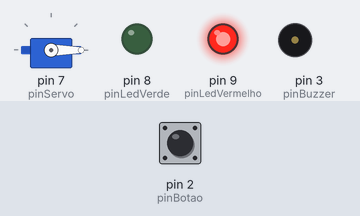
Recording of a sketch running on a simulated Arduino Uno, built with avr-gcc and run on an emulated ATmega328P. Parts: servo, output pins drawn as LEDs (lit = HIGH), buzzer (waves = sounding). Inputs (shaded band) come from the test bench; at power-on: pin 2 (pinBotao) LOW.

Above: at 1.2 s.
1.3 s: pin 2 (pinBotao) pulled HIGH for 0.15 s
At 2.1 s:
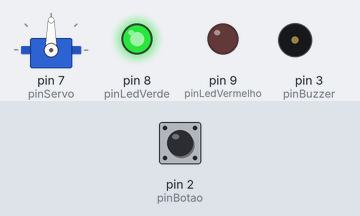
3.9 s: pin 2 (pinBotao) pulled HIGH for 3.2 s
At 5.05 s:
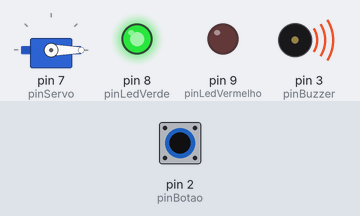
At 7.7 s:
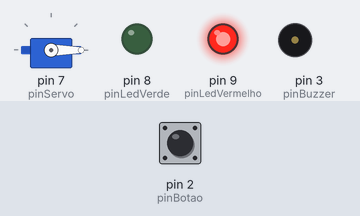
Timing chart, 0 to 9.2 s (numbered marks = the images above; inputs shaded):
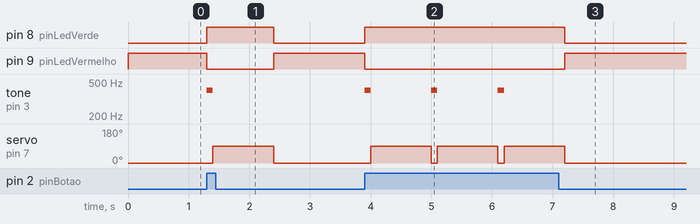

The sketch:

2024_1_b2_gate_system1.ino
```cpp
#include <Servo.h>

// Pinos dos componentes
const int pinLedVermelho = 9;
const int pinLedVerde = 8;
const int pinBotao = 2;
const int pinServo = 7;
const int pinBuzzer = 3;

Servo servoCancela;

void setup() {
  // Configurando pinos como saída ou entrada
  pinMode(pinBuzzer, OUTPUT);
  pinMode(pinLedVermelho, OUTPUT);
  pinMode(pinLedVerde, OUTPUT);
  pinMode(pinBotao, INPUT);

  // Associando o pino ao servo motor
  servoCancela.attach(pinServo);

  // Ligando o LED vermelho inicialmente
  digitalWrite(pinLedVermelho, HIGH);
}

void loop() {
  // Verificando se o botão está pressionado
  if (digitalRead(pinBotao) == HIGH) {
    // Desliga o LED vermelho e liga o LED verde
    digitalWrite(pinLedVermelho, LOW);
    digitalWrite(pinLedVerde, HIGH);

    // Aciona o buzzer com um tom de 400 Hz por 100 milissegundos
    tone(pinBuzzer, 400);
    delay(100);
    noTone(pinBuzzer);

    // Move o servo para 90 graus
    servoCancela.write(90);

    // Aguardar 1 segundo
    delay(1000);

    // Retorna o servo para 0 graus após 1 segundo
    servoCancela.write(0);

    // Garantir que o buzzer esteja desligado
    noTone(pinBuzzer);

    // Desliga o LED verde e liga o LED vermelho
    digitalWrite(pinLedVerde, LOW);
    digitalWrite(pinLedVermelho, HIGH);
  } else {
    // Mantém a cancela em 0 graus e o LED vermelho ligado
    servoCancela.write(0);
    digitalWrite(pinLedVerde, LOW);
    digitalWrite(pinLedVermelho, HIGH);
    noTone(pinBuzzer);
  }
}
```

Measured:
- after the input at 1.3 s, pin 8 (pinLedVerde): LOW → HIGH at once, → LOW 1.1 s later; pin 9 (pinLedVermelho): HIGH → LOW at once, → HIGH 1.1 s later; tone on pin 3 (pinBuzzer): silent → 400 Hz at once, → silent 0.10 s later; servo on pin 7 (pinServo): 0° → 90° after 0.10 s, → 0° 1.0 s later
- after the input at 3.9 s, pin 8 (pinLedVerde): LOW → HIGH at once, → LOW 3.3 s later; pin 9 (pinLedVermelho): HIGH → LOW at once, → HIGH 3.3 s later
